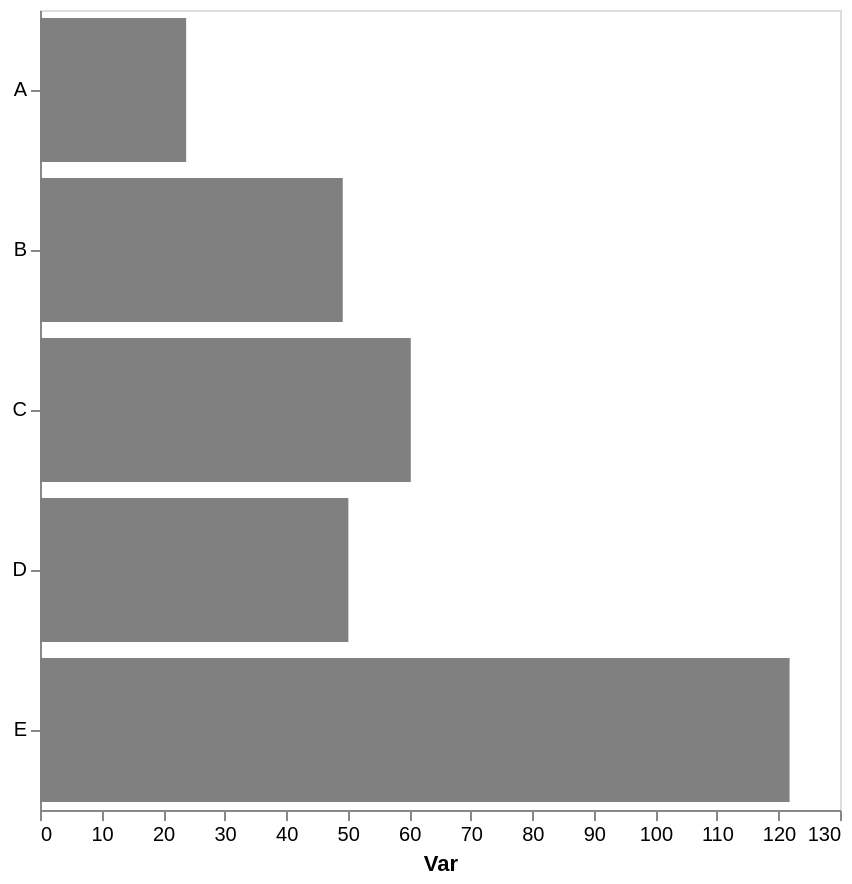

Vega-Lite specification stored for this chart:
### Vega-Lite specification from a JSON file in a GitHub repository (floating-point values rounded to 4 significant figures)
{"config": {"view": {"continuousWidth": 300, "continuousHeight": 300}, "axis": {"grid": false}, "bar": {"color": "gray"}}, "data": {"name": "data-9366192e20e39f49af71562ae7ca3d73"}, "mark": {"type": "bar"}, "encoding": {"x": {"aggregate": "mean", "axis": {"title": "Var"}, "field": "var1", "type": "quantitative"}, "y": {"axis": {"title": null}, "field": "cat", "type": "nominal"}}, "height": 400, "width": 400, "$schema": "https://vega.github.io/schema/vega-lite/v5.17.0.json", "datasets": {"data-9366192e20e39f49af71562ae7ca3d73": [{"cat": "B", "var1": 39.93, "var2": 47.63}, {"cat": "A", "var1": 23.99, "var2": 54.42}, {"cat": "A", "var1": 23.51, "var2": 46.58}, {"cat": "D", "var1": 52.58, "var2": 43.83}, {"cat": "E", "var1": 121.8, "var2": 48.15}, {"cat": "B", "var1": 53.04, "var2": 49.26}, {"cat": "C", "var1": 59.94, "var2": 42.14}, {"cat": "C", "var1": 60.57, "var2": 55.2}, {"cat": "D", "var1": 54.24, "var2": 55.57}, {"cat": "D", "var1": 43.84, "var2": 39.84}, {"cat": "B", "var1": 54.63, "var2": 38.84}, {"cat": "D", "var1": 49.78, "var2": 61.03}]}}
